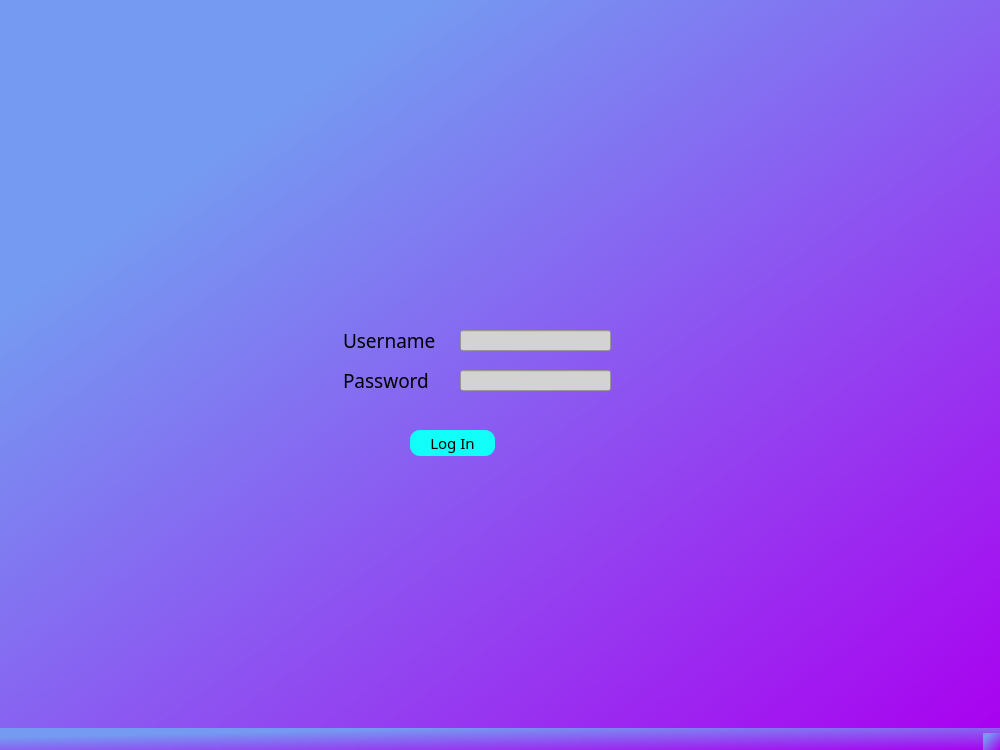
<?xml version="1.0" encoding="UTF-8"?>
<ui version="4.0">
 <class>LoginWindow</class>
 <widget class="QMainWindow" name="LoginWindow">
  <property name="geometry">
   <rect>
    <x>0</x>
    <y>0</y>
    <width>1000</width>
    <height>750</height>
   </rect>
  </property>
  <property name="windowTitle">
   <string>MainWindow</string>
  </property>
  <property name="styleSheet">
   <string notr="true">background-color: qlineargradient(spread:pad, x1:0.199318, y1:0.205, x2:1, y2:1, stop:0 rgba(117, 154, 241, 255), stop:0.0170455 rgba(117, 154, 241, 255), stop:1 rgba(169, 1, 240, 255))</string>
  </property>
  <widget class="QWidget" name="centralwidget">
   <widget class="QPushButton" name="loginButton">
    <property name="geometry">
     <rect>
      <x>410</x>
      <y>430</y>
      <width>85</width>
      <height>26</height>
     </rect>
    </property>
    <property name="font">
     <font>
      <family>Maiandra GD</family>
      <pointsize>11</pointsize>
     </font>
    </property>
    <property name="mouseTracking">
     <bool>true</bool>
    </property>
    <property name="styleSheet">
     <string notr="true">background-color: rgb(17, 255, 248);
border-radius: 10px;</string>
    </property>
    <property name="text">
     <string>Log In</string>
    </property>
   </widget>
   <widget class="QLabel" name="usernamelabel">
    <property name="geometry">
     <rect>
      <x>343</x>
      <y>330</y>
      <width>101</width>
      <height>21</height>
     </rect>
    </property>
    <property name="font">
     <font>
      <family>Tw Cen MT</family>
      <pointsize>14</pointsize>
     </font>
    </property>
    <property name="styleSheet">
     <string notr="true">background-color: rgba(255, 255, 255, 0)</string>
    </property>
    <property name="text">
     <string>Username</string>
    </property>
   </widget>
   <widget class="QLabel" name="passwordlabel">
    <property name="geometry">
     <rect>
      <x>343</x>
      <y>370</y>
      <width>101</width>
      <height>20</height>
     </rect>
    </property>
    <property name="font">
     <font>
      <family>Tw Cen MT</family>
      <pointsize>14</pointsize>
     </font>
    </property>
    <property name="styleSheet">
     <string notr="true">background-color: rgba(255, 255, 255, 0)</string>
    </property>
    <property name="text">
     <string>Password</string>
    </property>
   </widget>
   <widget class="QLineEdit" name="usernamelineEdit">
    <property name="geometry">
     <rect>
      <x>460</x>
      <y>330</y>
      <width>151</width>
      <height>21</height>
     </rect>
    </property>
    <property name="font">
     <font>
      <family>Noto Mono</family>
      <pointsize>10</pointsize>
     </font>
    </property>
    <property name="styleSheet">
     <string notr="true">background-color: rgb(211, 211, 211)
</string>
    </property>
   </widget>
   <widget class="QLineEdit" name="passwordlineEdit">
    <property name="geometry">
     <rect>
      <x>460</x>
      <y>370</y>
      <width>151</width>
      <height>21</height>
     </rect>
    </property>
    <property name="font">
     <font>
      <family>Noto Mono</family>
      <pointsize>10</pointsize>
     </font>
    </property>
    <property name="styleSheet">
     <string notr="true">background-color: rgb(211, 211, 211);
self.password.setStyleSheet('lineedit-password-character: 9679');</string>
    </property>
   </widget>
   <zorder>loginButton</zorder>
   <zorder>passwordlabel</zorder>
   <zorder>usernamelineEdit</zorder>
   <zorder>passwordlineEdit</zorder>
   <zorder>usernamelabel</zorder>
  </widget>
  <widget class="QMenuBar" name="menubar">
   <property name="geometry">
    <rect>
     <x>0</x>
     <y>0</y>
     <width>1000</width>
     <height>25</height>
    </rect>
   </property>
  </widget>
  <widget class="QStatusBar" name="statusbar"/>
 </widget>
 <resources/>
 <connections/>
</ui>
